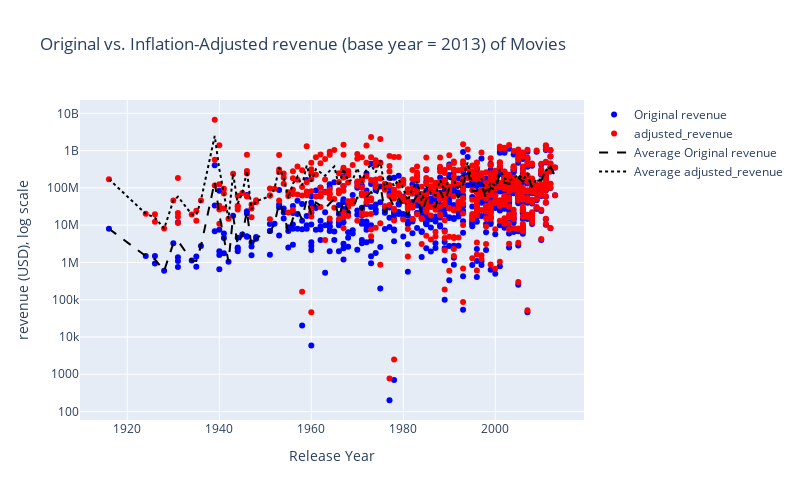

Notebook code for this chart:
### Markdown cell above
### Revenue Adaptation for inflation
We use the same approach as discussed in this article: https://towardsdatascience.com/adjusting-prices-for-inflation-in-pandas-daaaa782cd89 

We use the data from here: https://fred.stlouisfed.org/series/CPIAUCNS

### Code cell
df_revenue = gu.adjust_for_inflation(data, ['revenue'],cpiaucns_path='./data/CPIAUCNS.csv' ,title='BookTitle', is_plotting_enabled=True)
